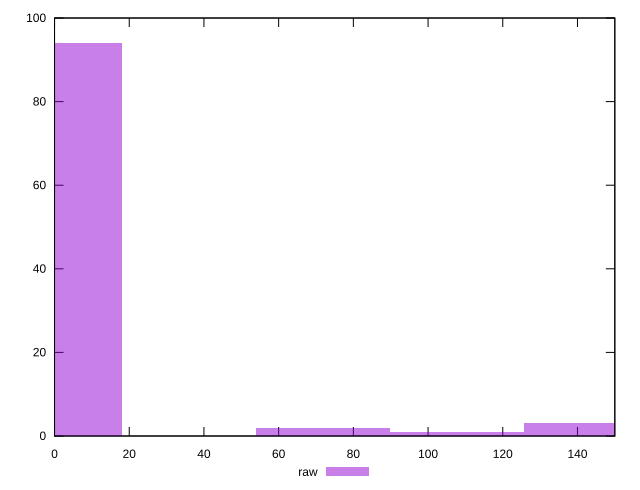

Recreate this plot in gnuplot.
reset

$raw <<EOF
0 94
71.76104908866917 2
143.52209817733834 3
107.64157363300376 1
EOF

set key outside below
set boxwidth 35.880524544334584
set xrange [0:150]
set yrange [0:100]
set trange [0:100]
set style fill transparent solid 0.5 noborder
set terminal svg size 640, 490 enhanced background rgb 'white'
set output "report_00019_2021-02-10T18-14-37.922Z//unminified-javascript/samples/pages/raw/histogram.svg"

plot $raw title "raw" with boxes

reset
